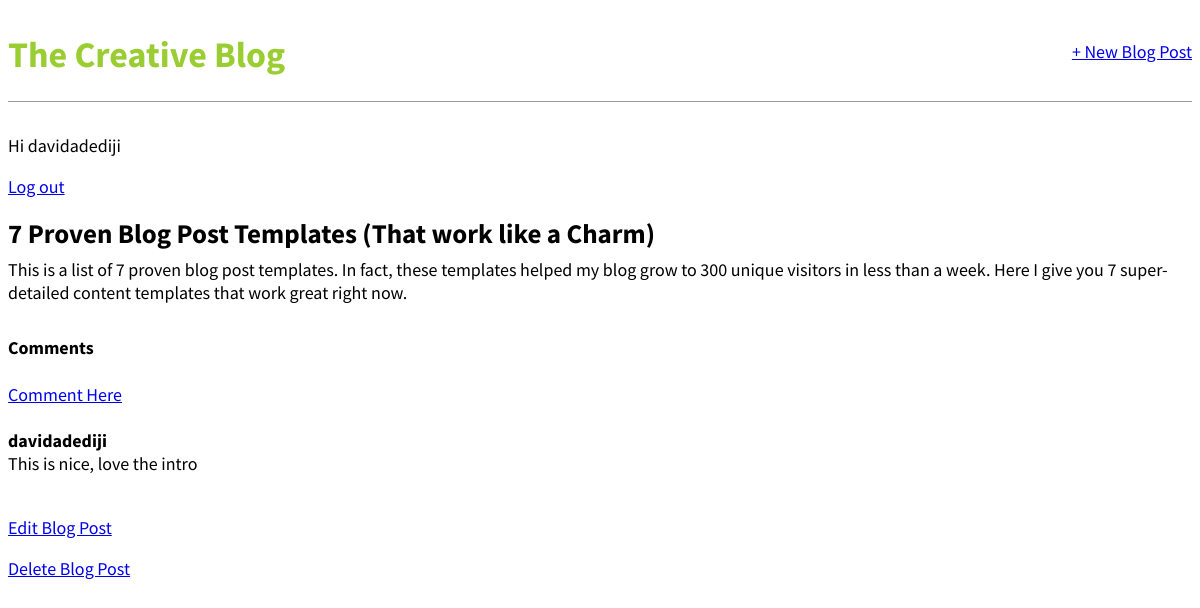
/post/2 (signed in), run on the app's committed database.
### blog/models.py (models this page shows, shortened)
class Post(models.Model):
    title=models.CharField(max_length=200)
    author=models.ForeignKey('auth.User', on_delete=models.CASCADE)
    body=models.TextField()

class Comment(models.Model):
  post = models.ForeignKey(Post, on_delete = models.CASCADE, related_name='comments')
  name = models.CharField(max_length=200)
  body = models.TextField()

### blog/views.py (the view)
# urls.py: path('post/<int:pk>', BlogDetailView.as_view(), name='post_detail'),
class BlogDetailView(DetailView):
    model=Post
    template_name = 'post_detail.html'

### templates/post_detail.html
{% extends 'base.html' %}
{% block content %}
<div class="post-entry">
    <h2>{{post.title}}</h2>
    <p>{{post.body}}</p>
</div>
<h4>Comments</h4>
{% if not post.comments.all %}
No comments yet..
<p><a href="{% url 'post_comment' post.pk %}">Add</a></p>
{% else %}
<a href="{% url 'post_comment' post.pk %}">Comment Here</a>
<br><br>
{% for comment in post.comments.all %}
<strong>
    {{ comment.name }}
</strong>
<br>
{{ comment.body }}
<br><br>
{% endfor %}
{% endif %}
<p>
    <a href="{% url 'post_edit' post.pk %}">Edit Blog Post</a>
</p>
<p>
    <a href="{% url 'post_delete' post.pk %}">Delete Blog Post</a>
</p>
{% endblock content %}

### templates/base.html (shortened to what this page needs)
{% load static %}
<!DOCTYPE html>
<head>
    <link rel="stylesheet" href="{% static 'css/base.css' %}">
</head>
<body>
    <div>
        <header>
            <div class="nav-left">
                <h1><a href="{% url 'home'%}">The Creative Blog</a></h1>
            </div>
            <div class="nav-right">
                <a href="{% url 'post_new' %}">+ New Blog Post</a>
            </div>
        </header>
        {% if user.is_authenticated %}
        <p>Hi {{user.username}}</p>
        <p><a href="{% url 'logout' %}">Log out</a></p>
        {% else %}
        <p> You are not logged in. </p>
        <a href="{% url 'login' %}">Log In</a>
        <a href="{% url 'signup' %}">|&nbsp SignUp</a>
        {% endif %}
        {% block content %}
        {% endblock content %}
    </div>
</body>
</html>

### static/css/base.css (style rules this page uses)
body { font-family: 'Source Sans Pro', sans-serif; font-size: 18px; }
header { border-bottom: 1px solid #999; margin-bottom: 2rem; display: flex; }
header h1 a { color: yellowgreen; text-decoration: none; }
.nav-left { margin-right: auto; }
.nav-right { display: flex; padding-top: 2rem; }
.post-entry { margin-bottom: 2rem; }
.post-entry h2 { margin: 0.5rem 0; }
.post-entry p { margin: 0; font-weight: 400; }

### data on the page
Post: title "7 Proven Blog Post Templates (That work like a Charm)", body "This is a list of 7 proven blog post templates. In fact, these templates helped my blog grow to 300 unique visitors in less than a week. Here I give you 7 super-detailed content templates that work great right now."
Comment: name "davidadediji", body "This is nice, love the intro"

### other printed values
{{ user.username }} "davidadediji"
